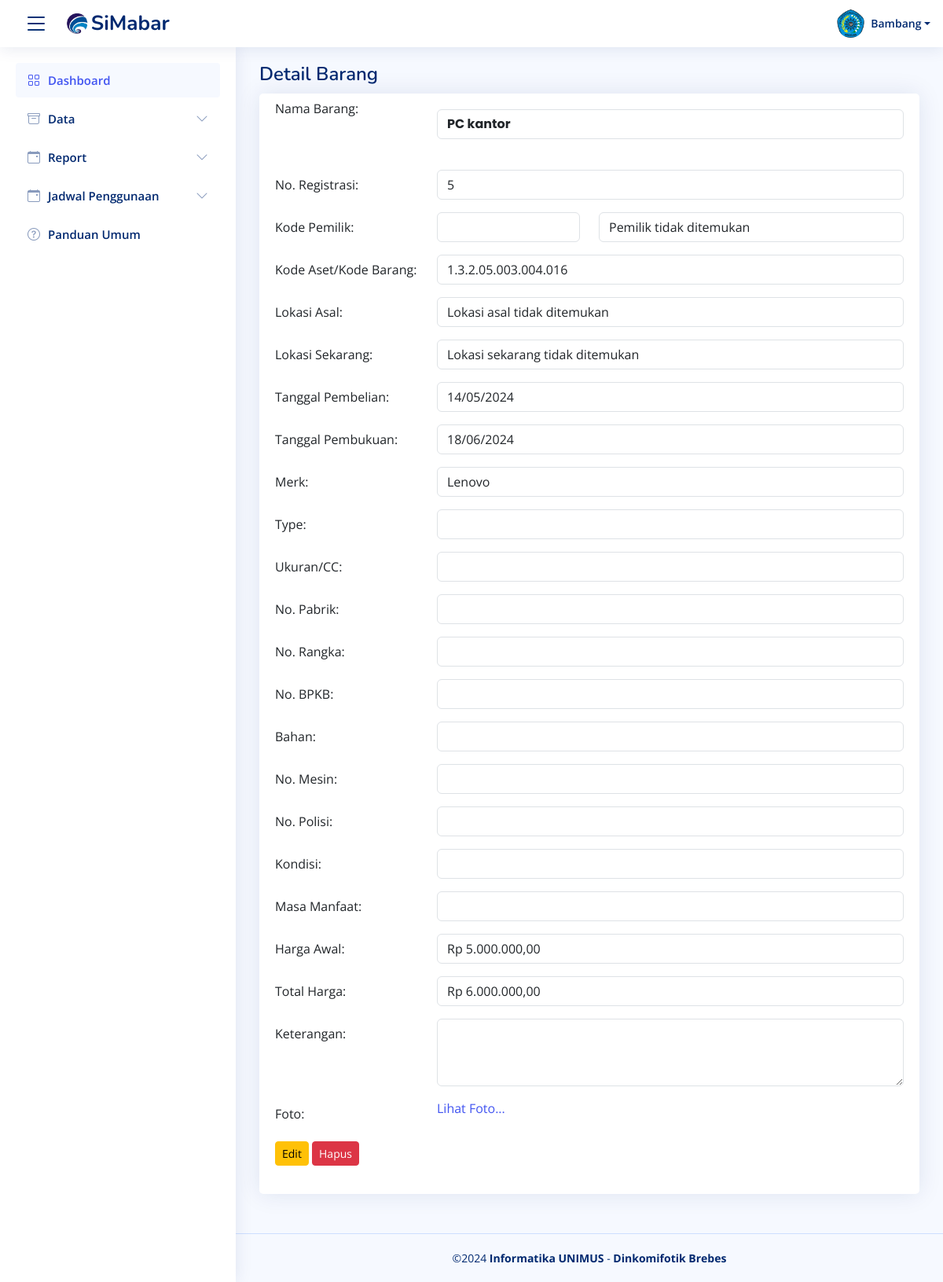
The page /detail_barang.php?kode_barang=1.3.2.05.003.004.016 on the database as committed earlier.
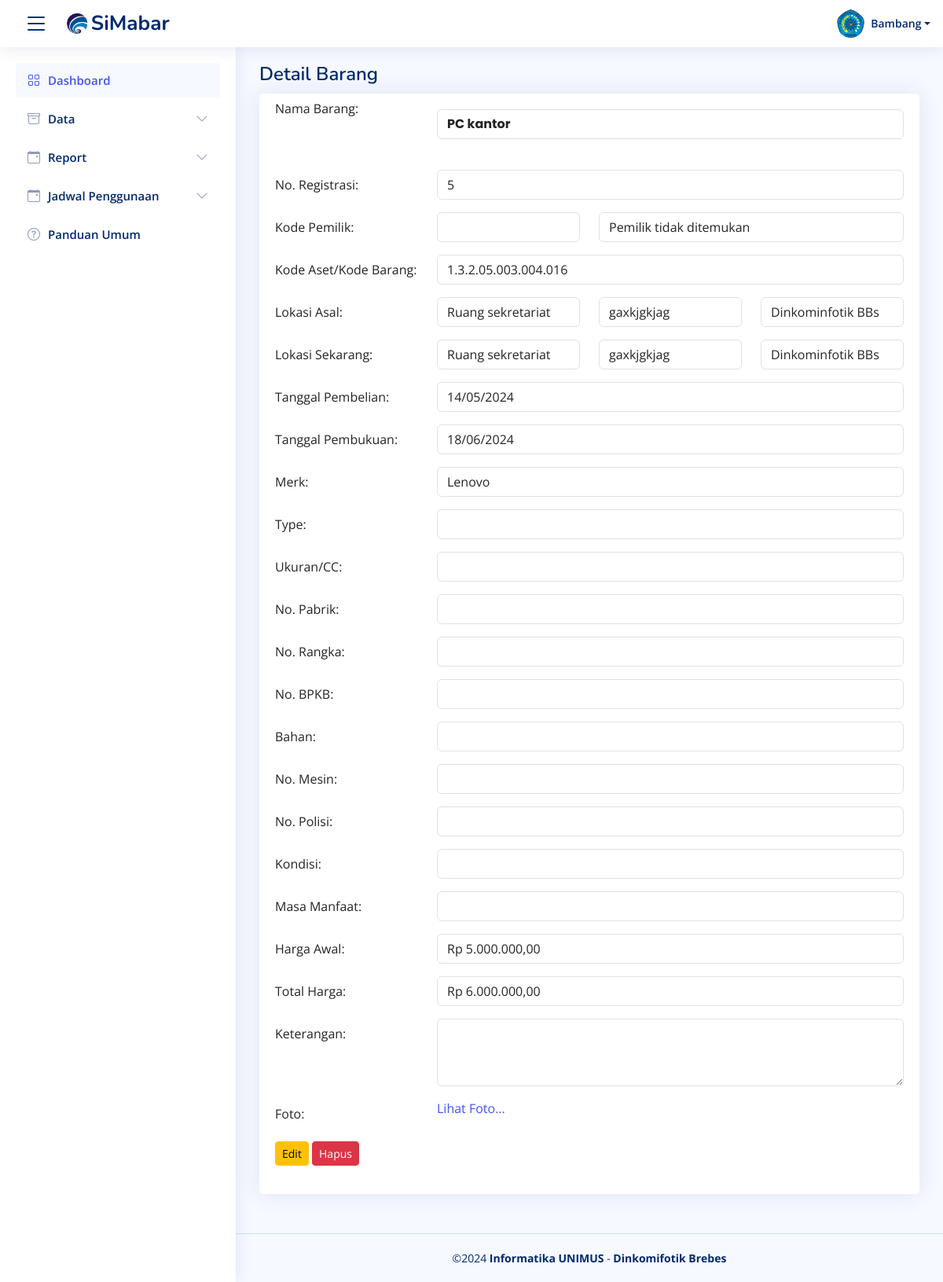
The same page on the database as committed later.
### tables this page shows
CREATE TABLE `lokasi` (
  `id_lokasi` varchar(50) NOT NULL,
  `nama_lokasi` varchar(100) NOT NULL,
  `bid_lokasi` varchar(50) DEFAULT NULL,
  `tempat_lokasi` varchar(100) DEFAULT NULL,
  `kategori_lokasi` varchar(50) DEFAULT NULL,
  `desk_lokasi` text DEFAULT NULL
);

### detail_barang.php (the view, shortened to what the changed rows need)
<?php
include('koneksi/koneksi.php');
$kode_barang = isset($_GET['kode_barang']) ? $_GET['kode_barang'] : '';
$sql = "SELECT * FROM data_barang WHERE kode_barang = '$kode_barang'";
$result = mysqli_query($conn, $sql);
if (mysqli_num_rows($result) > 0) {
    $row = mysqli_fetch_assoc($result);
} else {
    echo "Data barang tidak ditemukan.";
    exit;
}
?>
<?php include("component/header.php"); ?>
<main id="main" class="main">
  <div class="pagetitle">
    <h1>Detail Barang</h1>
  </div>
  <div class="card">
    <div class="card-body">
      <form>
        <div class="row mb-3">
          <?php
          $ruang_asal = $row['ruang_asal'];
          $sql_asal = "SELECT * FROM lokasi WHERE nama_lokasi = '$ruang_asal'";
          $result_asal = mysqli_query($conn, $sql_asal);
          $asal_location = mysqli_fetch_assoc($result_asal);
          if ($asal_location):
          ?>
          <div class="col-sm-3">
              <input type="text" id="ruang_asal" class="form-control" value="<?php echo $asal_location['nama_lokasi']; ?>" readonly>
          </div>
          <div class="col-sm-3">
              <input type="text" id="bid_asal" class="form-control" value="<?php echo $asal_location['bid_lokasi']; ?>" readonly>
          </div>
          <div class="col-sm-3">
              <input type="text" id="tempat_asal" class="form-control" value="<?php echo $asal_location['tempat_lokasi']; ?>" readonly>
          </div>
          <?php else: ?>
          <div class="col-sm-9">
              <input type="text" class="form-control" value="Lokasi asal tidak ditemukan" readonly>
          </div>
          <?php endif; ?>
        </div>
        <div class="row mb-3">
          <?php
          $ruang_sekarang = $row['ruang_sekarang'];
          $sql_sekarang = "SELECT * FROM lokasi WHERE nama_lokasi = '$ruang_sekarang'";
          $result_sekarang = mysqli_query($conn, $sql_sekarang);
          $sekarang_location = mysqli_fetch_assoc($result_sekarang);
          if ($sekarang_location):
          ?>
          <div class="col-sm-3">
              <input type="text" id="ruang_sekarang" class="form-control" value="<?php echo $sekarang_location['nama_lokasi']; ?>" readonly>
          </div>
          <div class="col-sm-3">
              <input type="text" id="bid_sekarang" class="form-control" value="<?php echo $sekarang_location['bid_lokasi']; ?>" readonly>
          </div>
          <div class="col-sm-3">
              <input type="text" id="tempat_sekarang" class="form-control" value="<?php echo $sekarang_location['tempat_lokasi']; ?>" readonly>
          </div>
          <?php else: ?>
          <div class="col-sm-9">
              <input type="text" class="form-control" value="Lokasi sekarang tidak ditemukan" readonly>
          </div>
          <?php endif; ?>
        </div>
      </form>
    </div>
  </div>
</main>
<?php include("component/footer.php"); ?>

Rows that differ between the two databases and show on the page:
added lokasi: nama_lokasi "Ruang sekretariat", bid_lokasi "gaxkjgkjag", tempat_lokasi "Dinkominfotik BBs"
Other text that changed with them:
form field value: "Lokasi asal tidak ditemukan" → (not shown)
form field value: "Lokasi sekarang tidak ditemukan" → (not shown)
